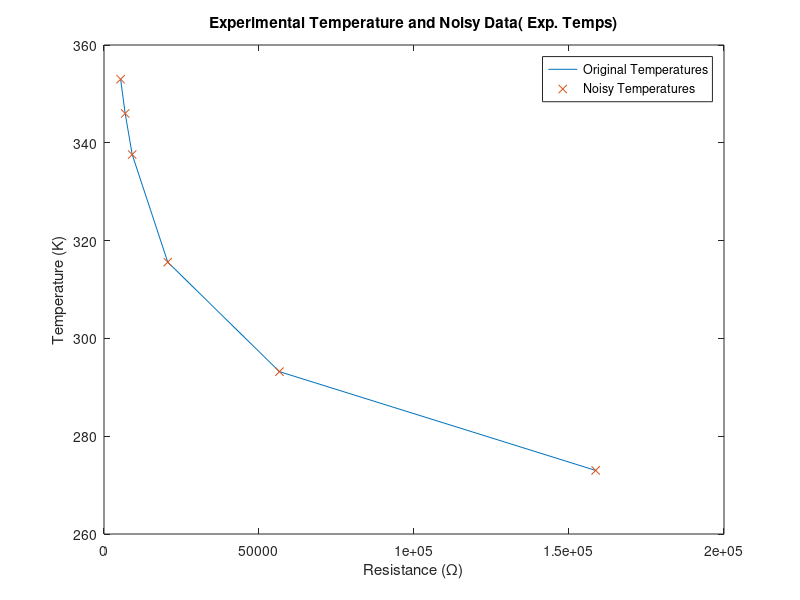
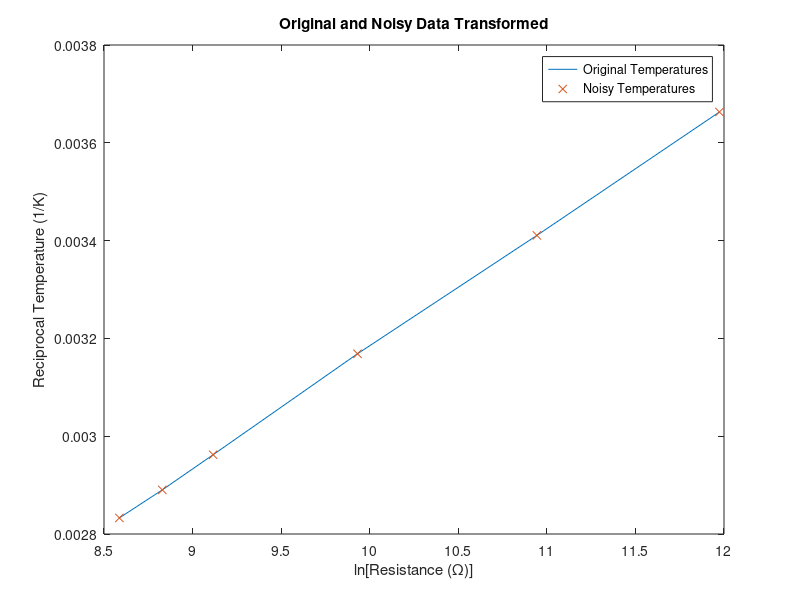

MATLAB code to generate these figures, in order: (Note: this script raises an error after producing the figures.)
%% Non-linear data fitting. This script demonstrates several techniques
%  for fitting data sets with curves other than lines, calculating the
%  confidence intervals on the fitted parameters, and calculating and
%  displaying the functional confidence bounds and the observational
%  bounds. The data set is take from the data sheet for the TCS10K5 NTC
%  thermistor, which lists the resistance as a function of temperature
%  in degrees C. Since we are fitting the Steinhart-Hart equation to the
%  data, we first converted the temperature to Kelvin. Next, because the
%  Steinhart-Hart equation has T as a function of R, we use T or 1/T as y
%  and R or ln(R) as x. Finally, because the data are so clean, we add
%  noise of ±5% to the T data for some of the fits.

% The temperatures.
T = [273, 293.2, 315.6, 337.6, 346, 353];

% The resistances.
R = [158600, 56600, 20560, 9100, 6830, 5360];

%The noisy temperatures.
TN = [273, 293.2, 315.6, 337.6, 346, 353];

confLev = 0.95; % We set the confidence level for the data fits here.

%% Plot Original Data
% Plot the original temperature and noisy temperature data.
figure(1) 
plot(R,T)
hold on
plot (R,TN,'x')
xlabel('Resistance (\Omega)')
ylabel('Temperature (K)')
title('Experimental Temperature and Noisy Data( Exp. Temps)')
legend('Original Temperatures','Noisy Temperatures')
hold off

% Since a plot of 1/T vs ln(R) should be close to linear, we will convert
% the data to the correct forms and do linear and polynomial fits with
% them.
ooT = 1./T;
ooTN = 1./TN;
lnR = log(R);

%% Plot Transformed Data
% Plot the transformed original temperature and noisy temperature data.
figure(2) 
plot(lnR,ooT)
hold on
plot (lnR,ooTN,'x')
xlabel('ln[Resistance (\Omega)]')
ylabel('Reciprocal Temperature (1/K)')
title('Original and Noisy Data Transformed')
legend('Original Temperatures','Noisy Temperatures')
hold off

% Start by working with the original transformed data. We will fit a 1st,
% 2nd, and 3rd order polynomial to the data and look at the fit and the
% residuals.
range = max(lnR) - min(lnR); % Get range for our xplot data
xplot = min(lnR):range/30:max(lnR); % Generate x data for some of our plots.
% The fitting routine 'fit' is particular about the form of the data.
% Use the line below to get your data into the correct format for 'fit'.
[Xout,Yout] = prepareCurveData(lnR, ooT); 
[f1,stat1] = fit(Xout,Yout,'poly1') % 1st-order fit with statistics.
[f2,stat2] = fit(Xout,Yout,'poly2') % 2nd-order fit with statistics.
[f3,stat3] = fit(Xout,Yout,'poly3') % 3rd-order fit with statistics.
% The default for confidence level is 0.95. If we wanted the confidence
% intervals on the parameters for a value of confLev other than 0.95, we
% would uncomment the following lines:
% format short e
% ci1 = confint(f1,confLev)
% ci2 = confint(f2,confLev)
% ci3 = confint(f3,confLev)
% format

%% Plot 1st-order Fit
% Plot data with 1st-order fit. Since the data have very little noise (just
% round-off or truncation error), the data and the curve will vary but
% little.
figure(3)
plot(f1,Xout,Yout) % Notice that the fit doesn't need both x and y values.
% It will plot with just the f1 object.
xlabel('ln[Resistance (\Omega)]')
ylabel('Reciprocal Temperature (1/K)')
title('1st-Order Fit to Transformed Data')

%% Plot Residuals
% Since the fit is so close, we need a better way to distinguish how well
% 1st-, 2nd-, and 3rd-order fit. We'll plot the residuals to compare.
figure(4)
subplot(3,1,1)
plot(f1,Xout,Yout,'residuals')
% xlabel('Ln[Resistance (\Omega)]')
ylabel('Residuals (1/K)')
title('1st Order Polynomial Fit')
% The linear residuals look parabolic, so we need at least 2nd order.
subplot(3,1,2)
plot(f2,Xout,Yout,'residuals')
% xlabel('Ln[Resistance (\Omega)]')
ylabel('Residuals (1/K)')
title('2nd Order Polynomial Fit')
% The 2nd-order residuals look cubic so we need at least 3rd order.
subplot(3,1,3)
plot(f3,Xout,Yout,'residuals')
xlabel('Ln[Resistance (\Omega)]')
ylabel('Residuals (1/K)')
title('3rd Order Polynomial Fit')
% The 3rd-order residuals look pretty random, so we're done.

%% Plot 3rd-order Fit and Bounds
% Let's plot the 3rd order fit with the data and the functional and
% observational bounds. Note, since there is so little noise in the data,
% we won't be able to distinguish which is which.
p11 = predint(f3,xplot,confLev,'observation','off'); % Gen conf bounds
p21 = predint(f3,xplot,confLev,'functional','off'); % Gen conf bounds
figure(5)
plot(f3,Xout,Yout) % Notice that the fit doesn't need both x and y.
hold on
plot(xplot, p21, '-.b') % Upper and lower functional confidence limits
plot(xplot, p11, '--m') % Upper and lower observational confidence limits
xlabel('Ln[Resistance (\Omega)]')
ylabel('Reciprocal Temperature (1/K)')
title('3rd Order Polynomial Fit')
legend('Data Points','Best Fit Line','Upper Func. Bound',...
    'Lower Func. Bound', 'Upper Obs. Bound', 'Lower Obs. Bound',...
    'Location', 'northwest')
hold off

%% 3rd-order with Noise
% Since the original data have so little noise, let's repeat the 3rd order
% plot for the noisy data. We'll reuse some of the variables
[Xout,Yout] = prepareCurveData(lnR, ooTN); 
[f3,stat1] = fit(Xout,Yout,'poly3') % 1st-order fit with statistics.
p11 = predint(f3,xplot,confLev,'observation','off'); % Gen conf bounds
p21 = predint(f3,xplot,confLev,'functional','off'); % Gen conf bounds
figure(6)
plot(f3,Xout,Yout) % Notice that the fit doesn't need both x and y.
hold on
plot(xplot, p21, '-.b') % Upper and lower functional confidence limits
plot(xplot, p11, '--m') % Upper and lower observational confidence limits
xlabel('Ln[Resistance (\Omega)]')
ylabel('Reciprocal Temperature (1/K)')
title('3rd Order Polynomial Fit, Noisy Data')
legend('Data Points','Best Fit Line','Upper Func. Bound',...
    'Lower Func. Bound', 'Upper Obs. Bound', 'Lower Obs. Bound',...
    'Location', 'northwest')
hold off

%% Transform Fit Back
% Let's untransform the best fit and confidence bounds back into the
% original space with T vs R and see how good we feel about things.
yplot = f3(xplot);
figure(7)
plot(R,TN,'x')
hold on
plot(exp(xplot), 1./yplot)
plot(exp(xplot), 1./p21, '-.b') % Upper and lower functional confidence limits
plot(exp(xplot), 1./p11, '--m') % Upper and lower observational confidence limits
legend('Data Points','Best Fit Line','Upper Func. Bound',...
    'Lower Func. Bound', 'Upper Obs. Bound', 'Lower Obs. Bound',...
    'Location', 'northeast')
xlabel('Resistance (\Omega)')
ylabel('Temperature (K)')
title('Retransformed 3rd-Order with Fit Lines')
hold off

%% Nonlinear Fit
% To compare this transformed linear fit of a polynomial with non-linear, let's
% do a non-linear fit using the Steinhart-Hart equation (but we'll include
% the 2nd-order term.
range = max(R) - min(R); % Get range for our xplot data
xplot = min(R):range/30:max(R); % Generate x data for some of our plots.
% First we have to define the function we will fit.
% Things work better if we have starting points for a, b, c, and d. We'll
% use our values from above and 'fitoptions'
fo = fitoptions('Method','NonlinearLeastSquares',...
    'StartPoint',[-0.002894 0.001339 -9.963e-05 3.053e-06]);
ft = fittype('1/(a+b*log(R)+c*(log(R)^2)+d*(log(R)^3))','independent',...
    'R','options',fo);
% Next, we have to get our data into the correct format for 'fit'.
[Xout,Yout] = prepareCurveData(R, TN);
% Now we'll do our fit.
[f4,stat4] = fit(Xout,Yout,ft)
p11 = predint(f4,xplot,confLev,'observation','off'); % Gen conf bounds
p21 = predint(f4,xplot,confLev,'functional','off'); % Gen conf bounds
figure(8)
plot(f4,Xout,Yout) % Notice that the fit doesn't need both x and y.
hold on
plot(xplot, p21, '-.b') % Upper and lower functional confidence limits
plot(xplot, p11, '--m') % Upper and lower observational confidence limits
xlabel('Resistance (\Omega)')
ylabel('Temperature (K)')
title('Steinhart-Hart Fit')
legend('Data Points','Best Fit Line','Upper Func. Bound',...
    'Lower Func. Bound', 'Upper Obs. Bound', 'Lower Obs. Bound',...
    'Location', 'northeast')
hold off
% In many cases, the non-linear least squares fit looks better than the
% transformed-fit-untransformed fit. This is a rare case when it doesn't

%% Nonlinear Residuals
% And finally, the residuals
figure(9)
plot(f4,Xout,Yout,'residuals')
xlabel('Resistance (\Omega)')
ylabel('Residuals (K)')
title('Steinhart-Hart Fit')
